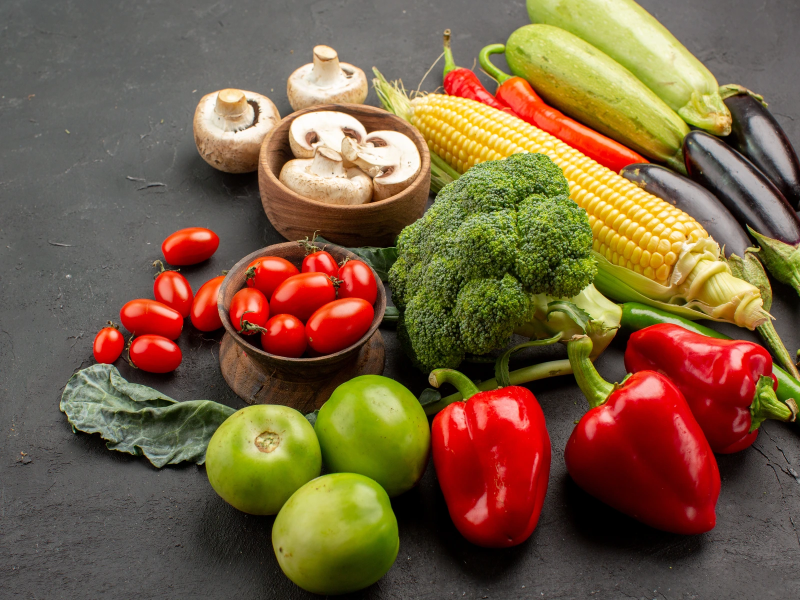
#> input picture scratch/veg_candidates/crop_focused_cluster.webp, 1600 x 1200 px, given in place of dark_table_veg.jpg, which was not available (shown at 1/2 size)
$ python test_veg_crops.py
#> lines starting #> are read from the running program, lines starting #| are printed output that depends on the picture; pictures that were not available may be replaced by others from this repository, and a replacement may not be noted
from PIL import Image

src_path = 'scratch/veg_candidates/dark_table_veg.jpg'
im = Image.open(src_path)
#> im is the input picture: PIL image 1600x1200 RGB; mean R, G, B 119.9, 94.7, 64.7
w, h = im.size
#> w = 1600; h = 1200
print("Original size:", w, h)
#| Original size: 1600 1200

# We want 4:3 ratio.
# Target height: h = 3840. Target width for 4:3 = 3840 * 4 / 3 = 5120.
# Let's test different x_offsets:
# Total width is 5760. 5760 - 5120 = 640 slack horizontally.
# If we center horizontally: x1 = 320, x2 = 5440.
# If we shift slightly to the right to catch all the zucchini/eggplants: x1 = 600, x2 = 5720.
# If we zoom in slightly: crop to 4400x3300 (4:3), focused right on the colorful center:

crops = {
    'crop_full_center': (320, 0, 5440, 3840),
    'crop_full_right': (600, 0, 5720, 3840),
    'crop_focused_cluster': (800, 300, 5600, 3900)  # slightly zoomed in on vegetables
}

for name, box in crops.items():
    # clamp box
    x1, y1, x2, y2 = box
    x2 = min(x2, w)
    y2 = min(y2, h)
    cropped = im.crop((x1, y1, x2, y2))
    # resize to 1600x1200
    resized = cropped.resize((1600, 1200), Image.Resampling.LANCZOS)
    resized.save(f'scratch/veg_candidates/{name}.webp', 'WEBP', quality=92)
    # also save a thumb for quick view
    thumb = resized.copy()
    thumb.thumbnail((800, 600))
    thumb.save(f'scratch/veg_candidates/{name}_thumb.jpg', quality=85)
    print(f"Generated {name}: {resized.size}")
#> this loop made 3 passes
#> pass 1, `cropped = im.crop((x1, y1, x2, y2))`:
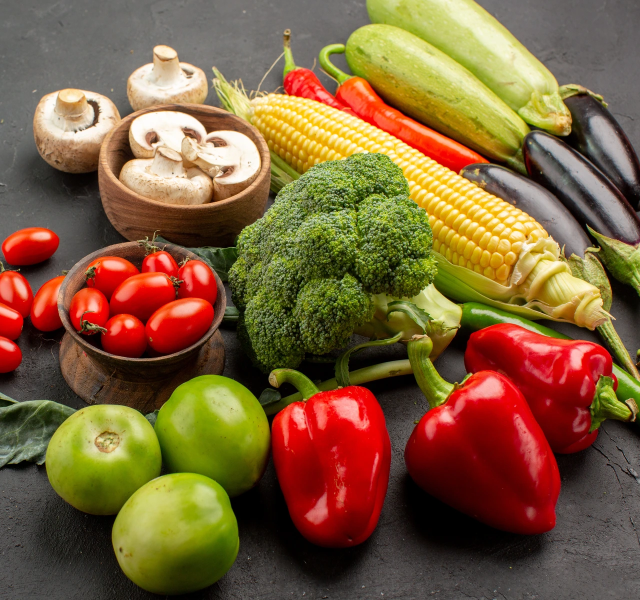
#> cropped: PIL image 1280x1200 RGB (shown at 1/2 size); mean R, G, B 125.4, 95.2, 58.5
#> pass 1, `resized = cropped.resize((1600, 1200), Image.Resampling.LANCZOS)`:
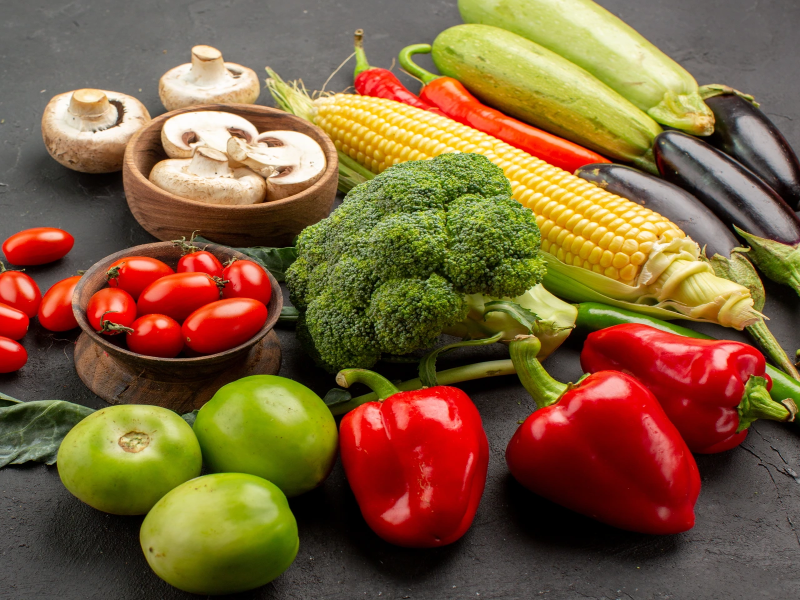
#> resized: PIL image 1600x1200 RGB (shown at 1/2 size); mean R, G, B 125.4, 95.2, 58.6
#> pass 1, `thumb.save(f'scratch/veg_candidates/{name}_thumb.jpg', quality=85)`:
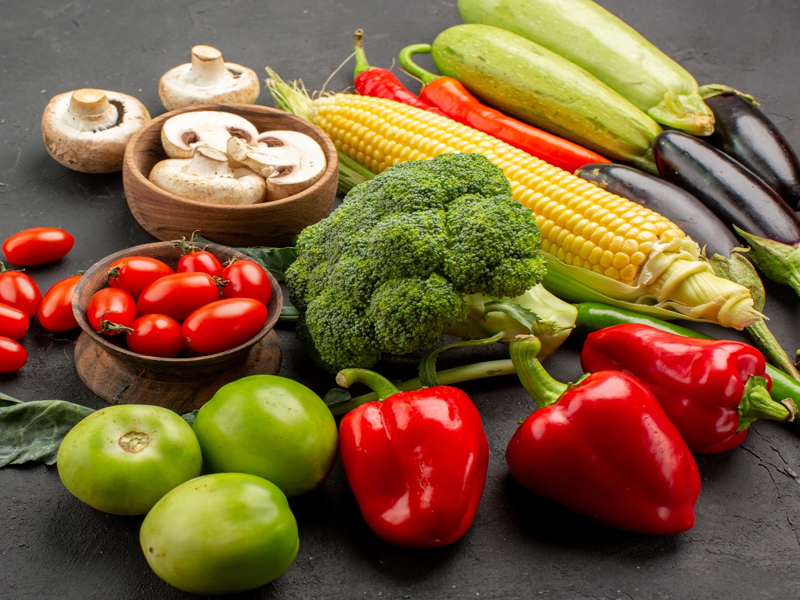
#> saved as crop_full_center_thumb.jpg: PIL image 800x600 RGB; mean R, G, B 125.4, 95.2, 58.6
#> pass 2, `cropped = im.crop((x1, y1, x2, y2))`:
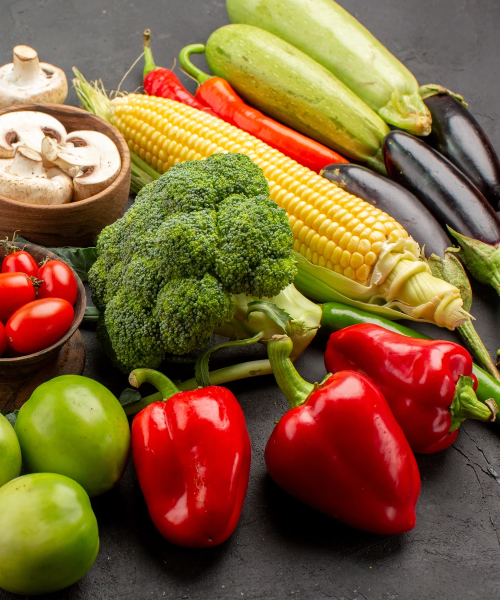
#> cropped: PIL image 1000x1200 RGB (shown at 1/2 size); mean R, G, B 128.1, 96.8, 56.4
#> after the loop:
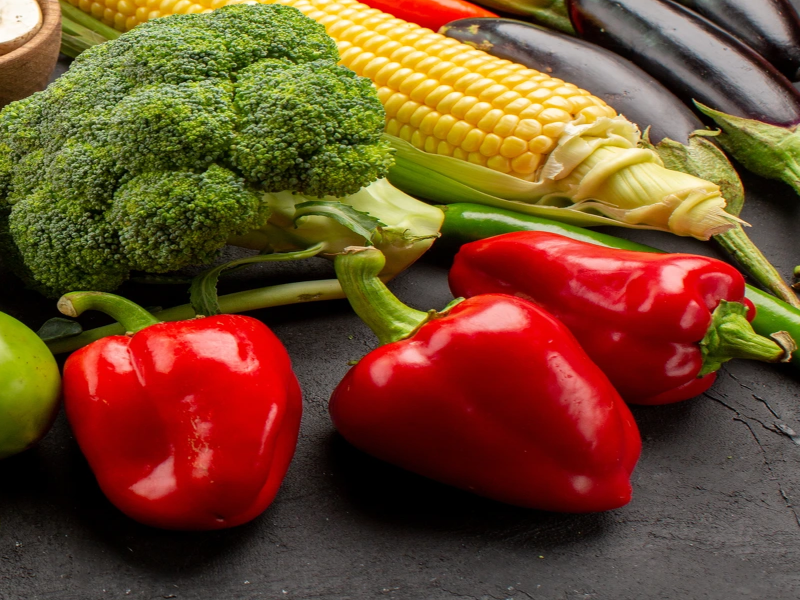
#> resized: PIL image 1600x1200 RGB (shown at 1/2 size); mean R, G, B 112.5, 74.5, 42
#> after the loop:
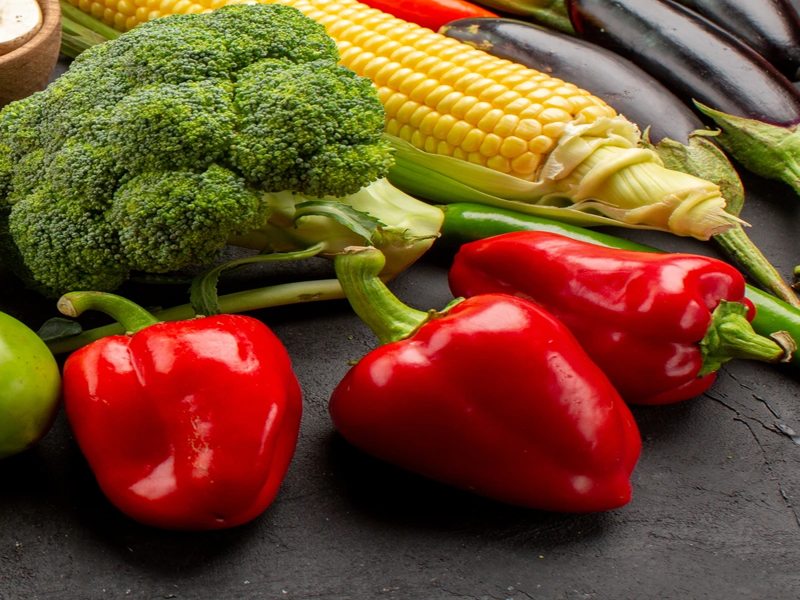
#> thumb: PIL image 800x600 RGB; mean R, G, B 112.5, 74.5, 42

$ run again, on scratch/amla_main_test.webp
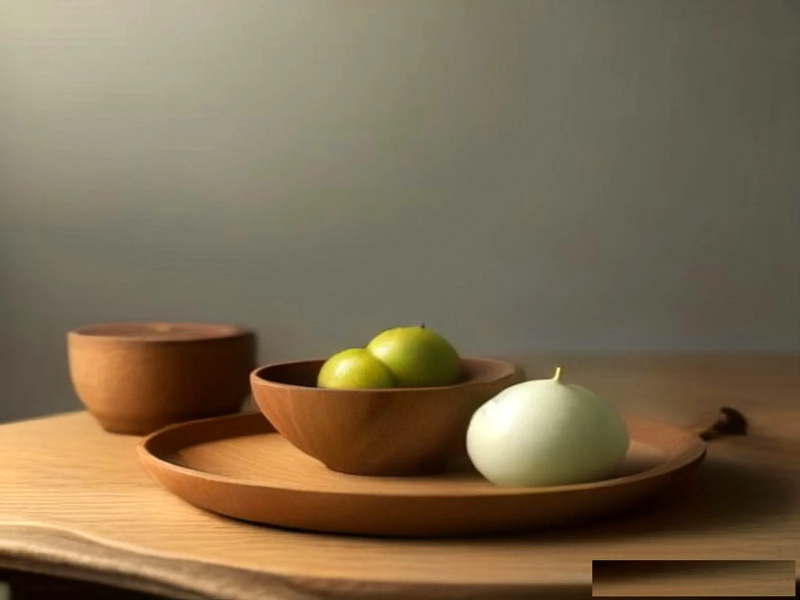
#> input picture scratch/amla_main_test.webp, 1600 x 1200 px, given in place of dark_table_veg.jpg, which was not available (shown at 1/2 size)
#> im is the input picture: PIL image 1600x1200 RGB; mean R, G, B 124.7, 107.7, 81.4
#| Original size: 1600 1200
#> the loop `for name, box in crops.items():` made 3 passes
#> pass 1, `cropped = im.crop((x1, y1, x2, y2))`:
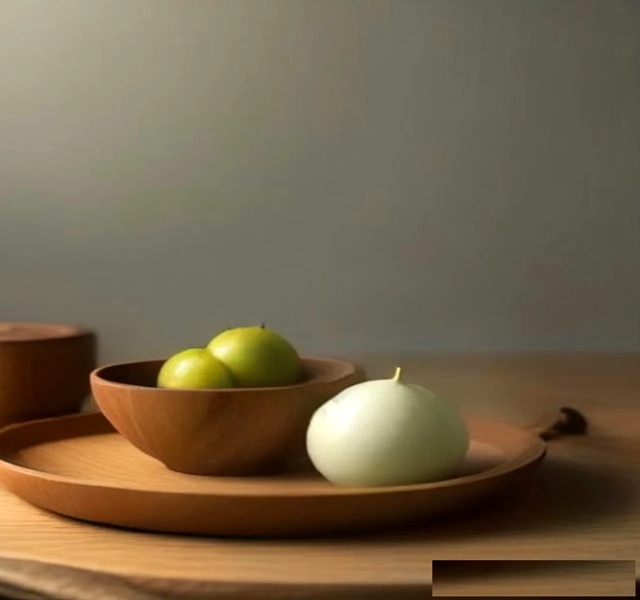
#> cropped: PIL image 1280x1200 RGB (shown at 1/2 size); mean R, G, B 115.8, 100.2, 75.1
#> after the loop `for name, box in crops.items():`:
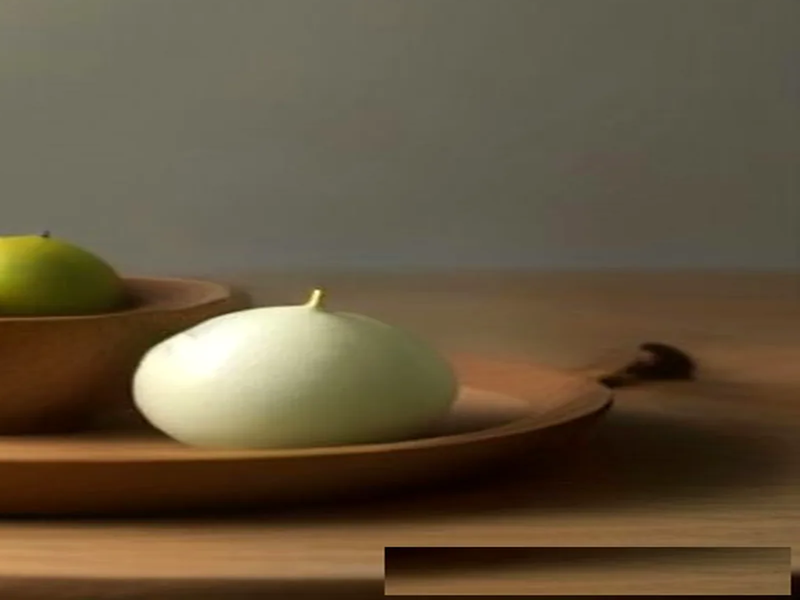
#> thumb: PIL image 800x600 RGB; mean R, G, B 99.5, 85.4, 62.7

$ run again, on scratch/beetroot_main_test.webp
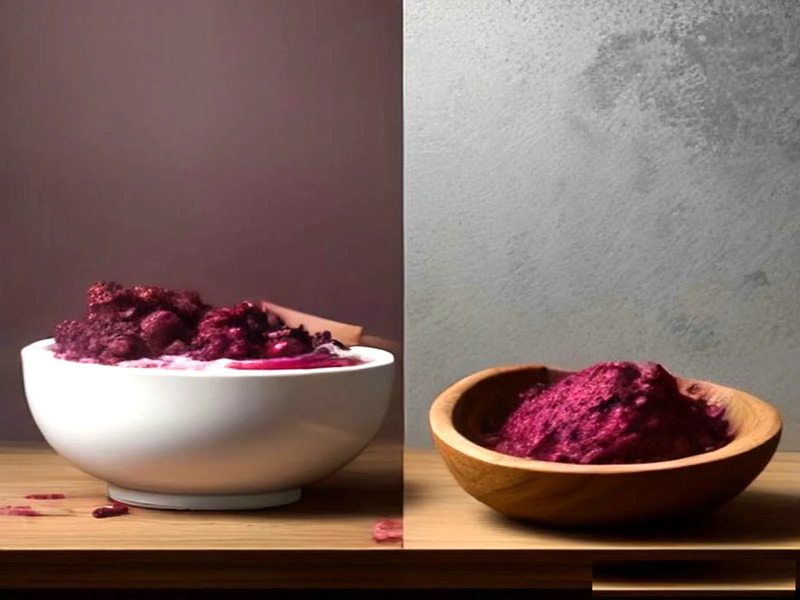
#> input picture scratch/beetroot_main_test.webp, 1600 x 1200 px, given in place of dark_table_veg.jpg, which was not available (shown at 1/2 size)
#> im is the input picture: PIL image 1600x1200 RGB; mean R, G, B 126.3, 102.9, 97.5
#| Original size: 1600 1200
#> the loop `for name, box in crops.items():` made 3 passes
#> pass 1, `cropped = im.crop((x1, y1, x2, y2))`:
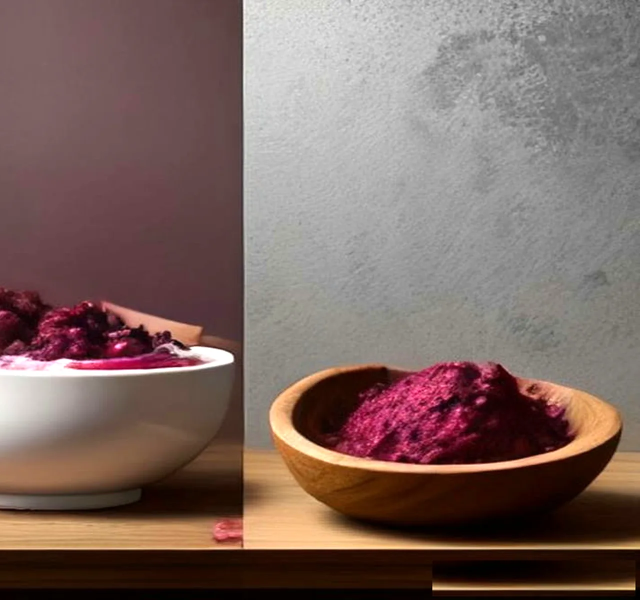
#> cropped: PIL image 1280x1200 RGB (shown at 1/2 size); mean R, G, B 124.8, 103, 97.6
#> after the loop `for name, box in crops.items():`:
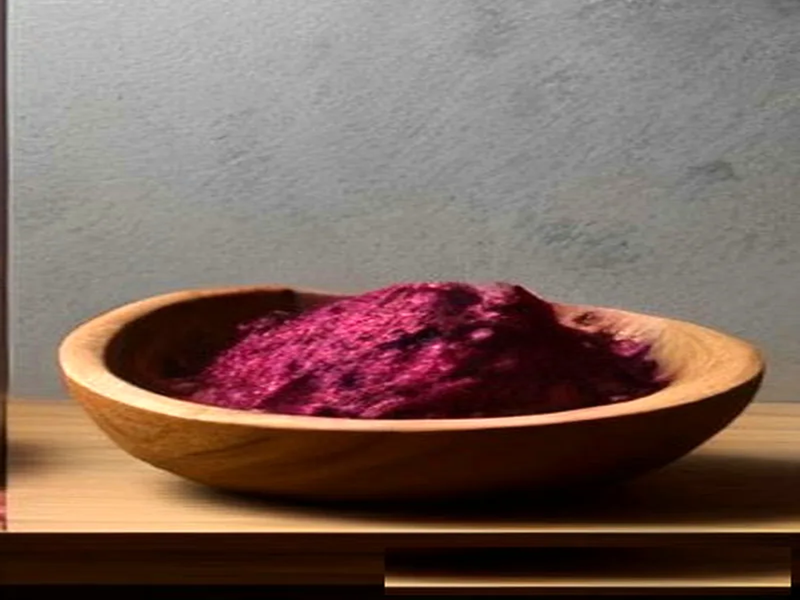
#> thumb: PIL image 800x600 RGB; mean R, G, B 123.1, 101.5, 93.2
